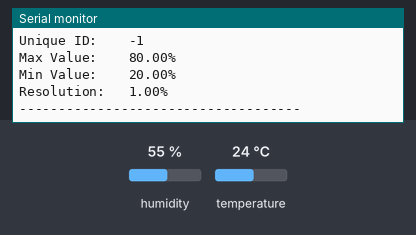
Recording of a sketch running on a simulated ESP8266 (NodeMCU). Shown: the last lines printed to the serial monitor. The test bench sets the inputs (shaded band); at power-on: humidity 55 %, temperature 24 °C.

Above: at 2.7 s.
2.8 s: humidity set to 22 %
At 4.1 s:
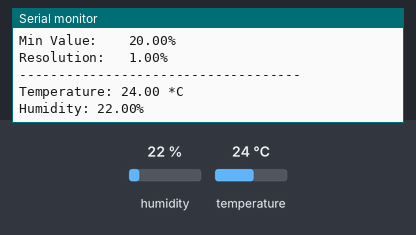
9.3 s: temperature set to 12 °C
At 14.6 s:
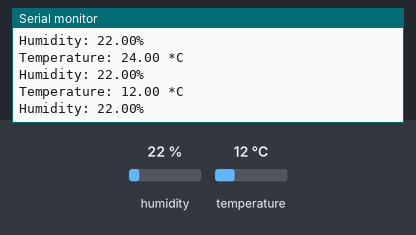
15.8 s: humidity set to 40 %
At 19.9 s:
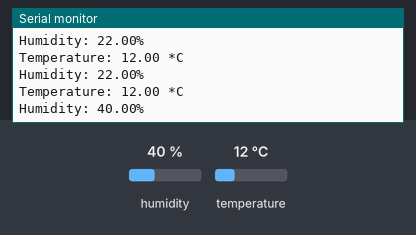

Measured:
- after the input at 2.8 s, the serial monitor: prints a new line after 0.84 s (image 1)
- after the input at 9.3 s, the serial monitor: prints a new line after 4.6 s (image 2)
- after the input at 15.8 s, the serial monitor: prints a new line after 3.2 s (image 3)

The sketch:

DHTadafruit.ino
```cpp
#include <Adafruit_Sensor.h>
#include <DHT.h>
#include <DHT_U.h>
#define DHTPIN            D2
#define DHTTYPE           DHT11
DHT_Unified dht(DHTPIN, DHTTYPE);
uint32_t delayMS;

#include "config.h"
AdafruitIO_Feed *temp = io.feed("temp");
AdafruitIO_Feed *humid = io.feed("humid");

void setup() {
  // start the serial connection
  Serial.begin(115200);
  // wait for serial monitor to open
  while(! Serial);
  Serial.print("Connecting to Adafruit IO");
  // connect to io.adafruit.com
  io.connect();
  // wait for a connection
  while(io.status() < AIO_CONNECTED) {
    Serial.print(".");
    delay(500);
  }

  // we are connected
  Serial.println();
  Serial.println(io.statusText());
  dht.begin();
  Serial.println("DHTxx Unified Sensor Example");
  // Print temperature sensor details.
  sensor_t sensor;
  dht.temperature().getSensor(&sensor);
  Serial.println("------------------------------------");
  Serial.println("Temperature");
  Serial.print  ("Sensor:       "); Serial.println(sensor.name);
  Serial.print  ("Driver Ver:   "); Serial.println(sensor.version);
  Serial.print  ("Unique ID:    "); Serial.println(sensor.sensor_id);
  Serial.print  ("Max Value:    "); Serial.print(sensor.max_value); Serial.println(" *C");
  Serial.print  ("Min Value:    "); Serial.print(sensor.min_value); Serial.println(" *C");
  Serial.print  ("Resolution:   "); Serial.print(sensor.resolution); Serial.println(" *C");
  Serial.println("------------------------------------");
  // Print humidity sensor details.
  dht.humidity().getSensor(&sensor);
  Serial.println("------------------------------------");
  Serial.println("Humidity");
  Serial.print  ("Sensor:       "); Serial.println(sensor.name);
  Serial.print  ("Driver Ver:   "); Serial.println(sensor.version);
  Serial.print  ("Unique ID:    "); Serial.println(sensor.sensor_id);
  Serial.print  ("Max Value:    "); Serial.print(sensor.max_value); Serial.println("%");
  Serial.print  ("Min Value:    "); Serial.print(sensor.min_value); Serial.println("%");
  Serial.print  ("Resolution:   "); Serial.print(sensor.resolution); Serial.println("%");
  Serial.println("------------------------------------");
  // Set delay between sensor readings based on sensor details.
  delayMS = sensor.min_delay / 1000;
}

void loop() {
  io.run(); delay(delayMS);
  // Get temperature event and print its value.
  sensors_event_t event;
  dht.temperature().getEvent(&event);
  if (isnan(event.temperature)) {
    Serial.println("Error reading temperature!");
  }
  else {
    Serial.print("Temperature: ");
    Serial.print(event.temperature);
    float x=event.temperature;
    Serial.println(" *C");
    temp->save(x);
  }
  // Get humidity event and print its value.
  dht.humidity().getEvent(&event);
  if (isnan(event.relative_humidity)) {
    Serial.println("Error reading humidity!");
  }
  else {
    Serial.print("Humidity: ");
    Serial.print(event.relative_humidity);
    float y=event.relative_humidity;
    Serial.println("%");
    humid->save(y);
  }
  delay(3000);
}
```

config.h
```cpp
#define IO_USERNAME    "YOUR_USER_NAME"
#define IO_KEY         "YOUR_ACTIVE_KEY"


#define WIFI_SSID       "YOUR_WIFI_NETWORK_NAME"
#define WIFI_PASS       "YOUR_WIFI_PASSWORD"


#include "AdafruitIO_WiFi.h"
AdafruitIO_WiFi io(IO_USERNAME, IO_KEY, WIFI_SSID, WIFI_PASS);
```
